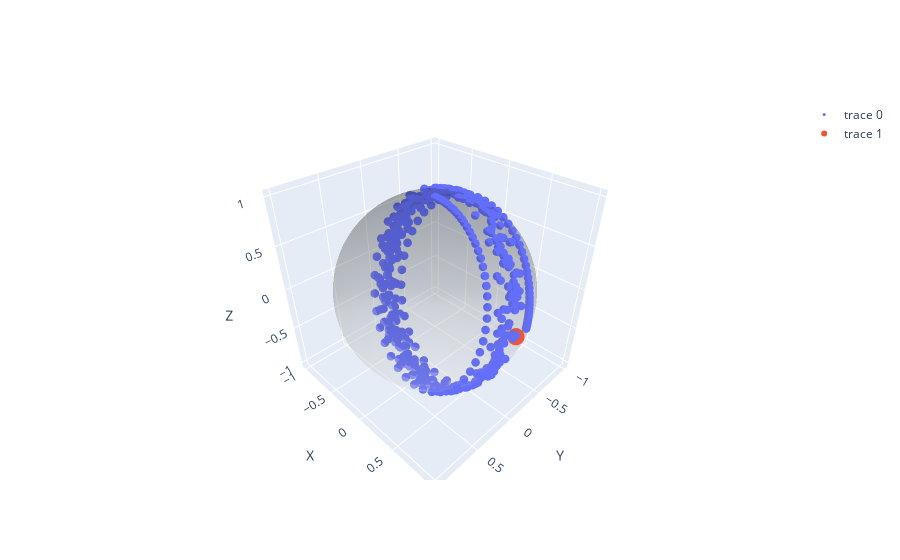
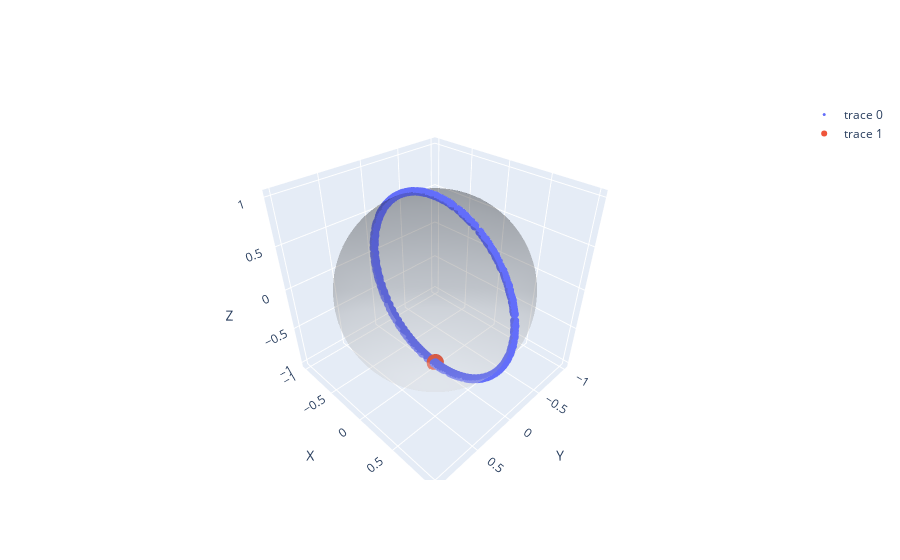

Write notebook code for charts like these, in order.
### Code cell
for i in range(1,N+1):
    bloch_animation(i, evolve_rho(rho0, g, B_rf, phi, J, L, N, dispersive=isDispersive).detach().numpy(), rho_theoretical, plot=True, bloch_sphere=True)

### Figure 1 — Plotly figure (JSON) as saved in the notebook; plotly's stock layout.template omitted (floating-point values rounded to 4 significant figures; data arrays with more than 128 entries replaced by an {"elided": "..."} marker saying what was removed)
{"data": [{"marker": {"size": 3}, "mode": "markers", "type": "scatter3d", "x": {"elided": "499 float values"}, "y": {"elided": "499 float values"}, "z": {"elided": "499 float values"}}, {"marker": {"size": 6}, "mode": "markers", "type": "scatter3d", "x": [0], "y": [1], "z": [2.22e-16]}, {"colorscale": [[0, "rgb(255,255,255)"], [0.125, "rgb(240,240,240)"], [0.25, "rgb(217,217,217)"], [0.375, "rgb(189,189,189)"], [0.5, "rgb(150,150,150)"], [0.625, "rgb(115,115,115)"], [0.75, "rgb(82,82,82)"], [0.875, "rgb(37,37,37)"], [1, "rgb(0,0,0)"]], "opacity": 0.2, "showscale": false, "type": "surface", "x": {"elided": "100x100 float values"}, "y": {"elided": "100x100 float values"}, "z": {"elided": "100x100 float values"}}], "layout": {"scene": {"xaxis": {"title": {"text": "Y"}}, "yaxis": {"title": {"text": "X"}}, "zaxis": {"title": {"text": "Z"}}}}}

### Figure 2 — Plotly figure (JSON) as saved in the notebook; plotly's stock layout.template omitted (floating-point values rounded to 4 significant figures; data arrays with more than 128 entries replaced by an {"elided": "..."} marker saying what was removed)
{"data": [{"marker": {"size": 3}, "mode": "markers", "type": "scatter3d", "x": {"elided": "499 float values"}, "y": {"elided": "499 float values"}, "z": {"elided": "499 float values"}}, {"marker": {"size": 6}, "mode": "markers", "type": "scatter3d", "x": [0], "y": [0], "z": [-1]}, {"colorscale": [[0, "rgb(255,255,255)"], [0.125, "rgb(240,240,240)"], [0.25, "rgb(217,217,217)"], [0.375, "rgb(189,189,189)"], [0.5, "rgb(150,150,150)"], [0.625, "rgb(115,115,115)"], [0.75, "rgb(82,82,82)"], [0.875, "rgb(37,37,37)"], [1, "rgb(0,0,0)"]], "opacity": 0.2, "showscale": false, "type": "surface", "x": {"elided": "100x100 float values"}, "y": {"elided": "100x100 float values"}, "z": {"elided": "100x100 float values"}}], "layout": {"scene": {"xaxis": {"title": {"text": "Y"}}, "yaxis": {"title": {"text": "X"}}, "zaxis": {"title": {"text": "Z"}}}}}
